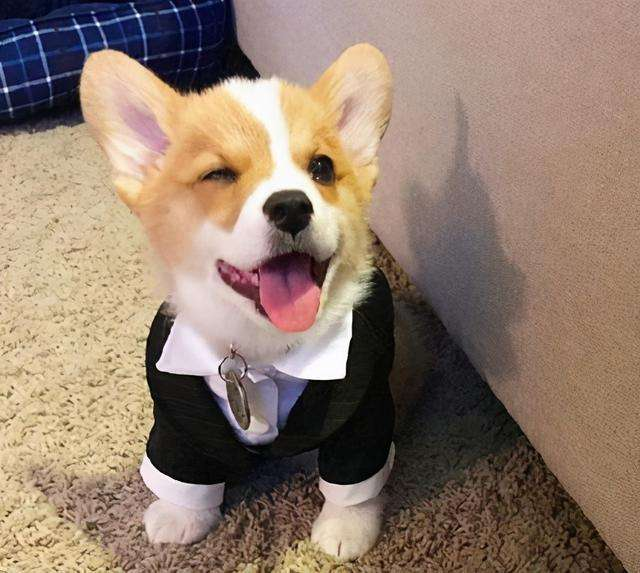
#> input picture Starter_Practitioner_Bundle/pyimagesearch/preprocessing/dog.jpg, 640 x 573 px
$ python convolutions.py --image dog.jpg
#> lines starting #> are read from the running program, lines starting #| are printed output that depends on the picture
# 导入需要的包
from skimage.exposure import rescale_intensity
import numpy as np
import  argparse
import cv2


# 定义卷积方法
def convolve(image, K):
    # 获取图像和核的空间维度
    (iH, iW) = image.shape[:2]
    (kH, kW) = K.shape[:2]

    # 为输出分配内存
    pad = (kW - 1) // 2
    image = cv2.copyMakeBorder(image, pad, pad, pad, pad, cv2.BORDER_REPLICATE)
    output = np.zeros((iH, iW), dtype="float")

    # 循环输入图像，“滑动”内核
    # 每个(x, y)从左到右和从上到下的坐标
    for y in np.arange(pad, iH + pad):
        for x in np.arange(pad, iW + pad):
            # 通过提取当前(x, y)坐标维度的中心区域，提取图像的ROI
            roi = image[y - pad : y + pad + 1 ,x - pad:x + pad + 1]

            # #执行实际的卷积，在ROI和核之间进行元素的乘法，然后对矩阵求和
            k = (roi * K).sum()

            # #将卷积值存储在输出图像的(x, y)坐标中
            output[y - pad, x - pad] = k


    # 然后，完成输出
    output = rescale_intensity(output, in_range=(0, 255))
    output = (output * 255).astype("uint8")

    return output


# 设置命令行参数，主要设置为输入的图片
ap = argparse.ArgumentParser()
ap.add_argument("-i", "--image", required=True, help="path to the input image")
args = vars(ap.parse_args())


# 构造用于平滑图像的平均模糊核
smallBlur = np.ones((7, 7), dtype="float") * (1.0 / (7 * 7))
largeBlur = np.ones((21, 21), dtype="float") * (1.0 / (21 * 21))

# 构造一个锐化过滤器
sharpen = np.array((
[0, -1, 0],
[-1, 5, -1],
[0, -1, 0]), dtype="int")


# 构造用于检测图像边缘区域的拉普拉斯核
laplacian = np.array((
[0, 1, 0],
[1, -4, 1],
[0, 1, 0]), dtype="int")


# 构造 Sobelx轴 核
sobelX = np.array((
[-1, 0, 1],
[-2, 0, 2],
[-1, 0, 1]), dtype="int")

# 构造 Sobely轴 核
sobelY = np.array((
[-1, -2, -1],
[0, 0, 0],
[1, 2, 1]), dtype="int")

 # 构造一个emboss核
emboss = np.array((
[-2, -1, 0],
[-1, 1, 1],
[0, 1, 2]), dtype="int")


# 构造内核库，一个我们将用的内核列表
# 同时使用我们自己构造的‘convole‘函数和OpenCV库中的‘filter2D‘函数
kernelBank = (
("small_blur", smallBlur),
("large_blur", largeBlur),
("sharpen", sharpen),
("laplacian", laplacian),
("sobel_x", sobelX),
("sobel_y", sobelY),
("emboss", emboss))


# 下面的code演示了使用上述内核库的方法
image = cv2.imread(args["image"])
#> image is the input picture: shape (573, 640, 3); mean B, G, R 109.3, 124.7, 145.7
gray = cv2.cvtColor(image, cv2.COLOR_BGR2GRAY)
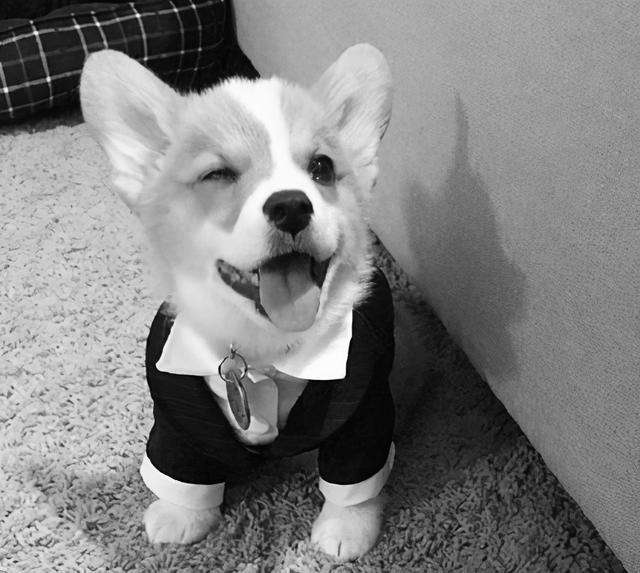
#> gray: shape (573, 640); min 0, max 255, mean 129.2


# 循环覆盖内核库
for (kernelName, K) in kernelBank:
    # 使用我们自定义的' convolve '函数和OpenCV的' filter2d '函数将内核应用到灰度图像
    print("[INFO] applying {} kernel".format(kernelName))
    convolveOutput = convolve(gray, K)
    opencvOutput = cv2.filter2D(gray, -1, K)


    # 展示输出的图像
    cv2.imshow("Original", gray)
    cv2.imshow("{} - convole".format(kernelName), convolveOutput)
    cv2.imshow("{} - opencv".format(kernelName), opencvOutput)
    cv2.waitKey(0)
    cv2.destroyAllWindows()
#> this loop made 7 passes
#> pass 1, in convolve, `image = cv2.copyMakeBorder(image, pad, pad, pad, pad, cv2.BORDER_REPLI..`:
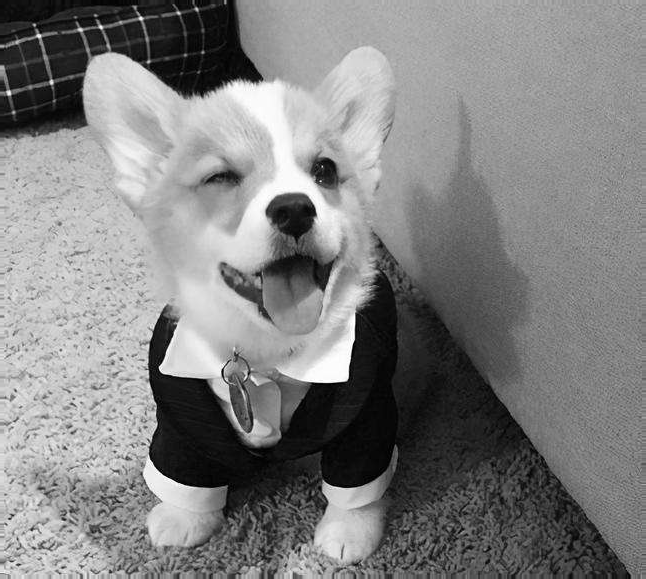
#> image: shape (579, 646); min 0, max 255, mean 129.2
#> pass 1, `convolveOutput = convolve(gray, K)`:
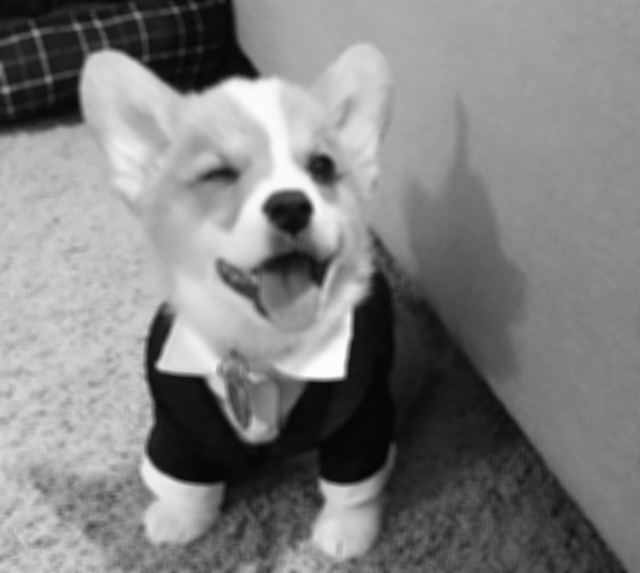
#> convolveOutput: shape (573, 640); min 5, max 252, mean 128.7
#> pass 2, in convolve (call 2), `image = cv2.copyMakeBorder(image, pad, pad, pad, pad, cv2.BORDER_REPLI..`:
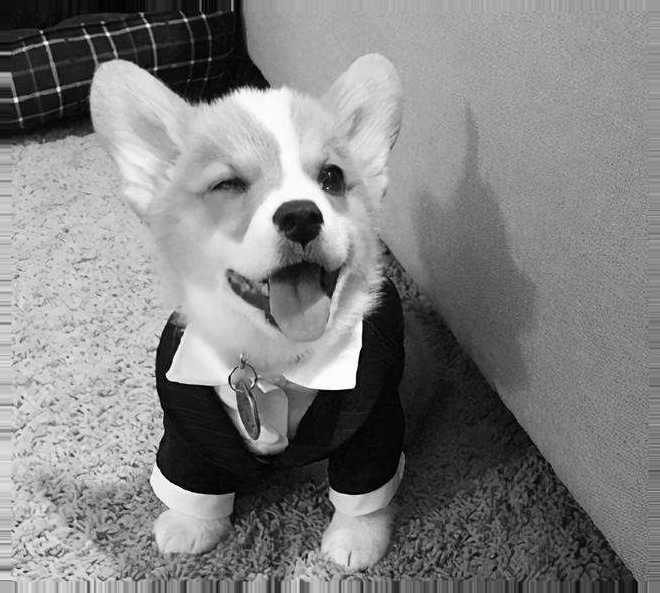
#> image: shape (593, 660); min 0, max 255, mean 129.2
